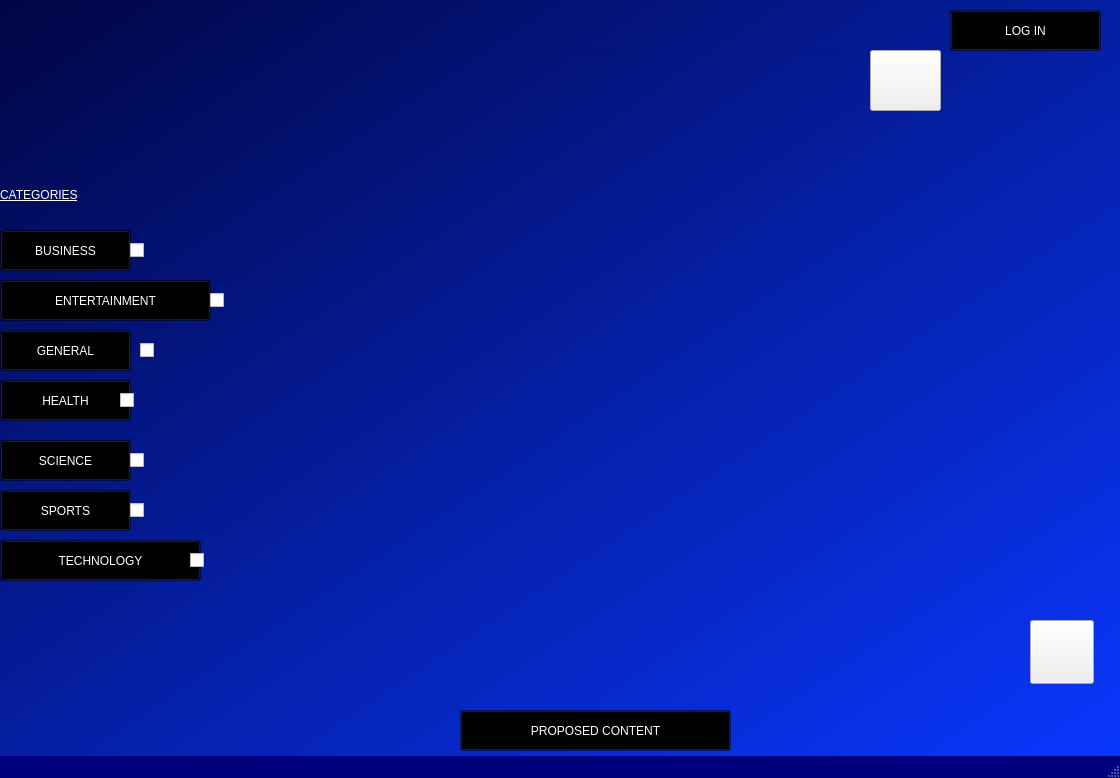
<?xml version="1.0" encoding="UTF-8"?>
<ui version="4.0">
 <class>MainWindow</class>
 <widget class="QMainWindow" name="MainWindow">
  <property name="geometry">
   <rect>
    <x>0</x>
    <y>0</y>
    <width>1120</width>
    <height>778</height>
   </rect>
  </property>
  <property name="windowTitle">
   <string>MainWindow</string>
  </property>
  <property name="styleSheet">
   <string notr="true">QWidget#statusbar{
background-color:rgb(0, 0, 127);color: rgb(255, 255, 255);}</string>
  </property>
  <widget class="QWidget" name="centralwidget">
   <property name="styleSheet">
    <string notr="true">QWidget#centralwidget{
background-color:qlineargradient(spread:pad, x1:0, y1:0, x2:1, y2:1, stop:0 rgba(0, 5, 68, 255), stop:1 rgba(10, 55, 255, 255));}</string>
   </property>
   <widget class="QLabel" name="label">
    <property name="geometry">
     <rect>
      <x>0</x>
      <y>160</y>
      <width>211</width>
      <height>71</height>
     </rect>
    </property>
    <property name="styleSheet">
     <string notr="true">color:rgb(255, 255, 255);
font: 87 18pt &quot;Arial&quot;;
 border-bottom: 5px solid black;</string>
    </property>
    <property name="text">
     <string>&lt;html&gt;&lt;head/&gt;&lt;body&gt;&lt;p&gt;&lt;span style=&quot; text-decoration: underline;&quot;&gt;CATEGORIES&lt;/span&gt;&lt;/p&gt;&lt;/body&gt;&lt;/html&gt;</string>
    </property>
   </widget>
   <widget class="QLineEdit" name="search_field">
    <property name="geometry">
     <rect>
      <x>250</x>
      <y>50</y>
      <width>621</width>
      <height>61</height>
     </rect>
    </property>
    <property name="styleSheet">
     <string notr="true">background-color: rgba(0,0,0,0);
color: rgb(255, 255, 255);
font: italic 18pt &quot;Arial&quot;;</string>
    </property>
    <property name="text">
     <string/>
    </property>
   </widget>
   <widget class="QPushButton" name="business">
    <property name="geometry">
     <rect>
      <x>0</x>
      <y>230</y>
      <width>131</width>
      <height>41</height>
     </rect>
    </property>
    <property name="styleSheet">
     <string notr="true">color:rgb(255, 255, 255);background-color: rgba(0,0,0,0);
font: italic 14pt &quot;Arial&quot;;</string>
    </property>
    <property name="text">
     <string>BUSINESS</string>
    </property>
   </widget>
   <widget class="QPushButton" name="entertainment">
    <property name="geometry">
     <rect>
      <x>0</x>
      <y>280</y>
      <width>211</width>
      <height>41</height>
     </rect>
    </property>
    <property name="styleSheet">
     <string notr="true">color:rgb(255, 255, 255);background-color: rgba(0,0,0,0);
font: italic 14pt &quot;Arial&quot;;</string>
    </property>
    <property name="text">
     <string>ENTERTAINMENT</string>
    </property>
   </widget>
   <widget class="QPushButton" name="general">
    <property name="geometry">
     <rect>
      <x>0</x>
      <y>330</y>
      <width>131</width>
      <height>41</height>
     </rect>
    </property>
    <property name="styleSheet">
     <string notr="true">color:rgb(255, 255, 255);background-color: rgba(0,0,0,0);
font: italic 14pt &quot;Arial&quot;;</string>
    </property>
    <property name="text">
     <string>GENERAL</string>
    </property>
   </widget>
   <widget class="QPushButton" name="health">
    <property name="geometry">
     <rect>
      <x>0</x>
      <y>380</y>
      <width>131</width>
      <height>41</height>
     </rect>
    </property>
    <property name="styleSheet">
     <string notr="true">color:rgb(255, 255, 255);background-color: rgba(0,0,0,0);
font: italic 14pt &quot;Arial&quot;;</string>
    </property>
    <property name="text">
     <string>HEALTH</string>
    </property>
   </widget>
   <widget class="QPushButton" name="science">
    <property name="geometry">
     <rect>
      <x>0</x>
      <y>440</y>
      <width>131</width>
      <height>41</height>
     </rect>
    </property>
    <property name="styleSheet">
     <string notr="true">color:rgb(255, 255, 255);background-color: rgba(0,0,0,0);
font: italic 14pt &quot;Arial&quot;;</string>
    </property>
    <property name="text">
     <string>SCIENCE</string>
    </property>
   </widget>
   <widget class="QPushButton" name="sports">
    <property name="geometry">
     <rect>
      <x>0</x>
      <y>490</y>
      <width>131</width>
      <height>41</height>
     </rect>
    </property>
    <property name="styleSheet">
     <string notr="true">color:rgb(255, 255, 255);background-color: rgba(0,0,0,0);
font: italic 14pt &quot;Arial&quot;;</string>
    </property>
    <property name="text">
     <string>SPORTS</string>
    </property>
   </widget>
   <widget class="QPushButton" name="technology">
    <property name="geometry">
     <rect>
      <x>0</x>
      <y>540</y>
      <width>201</width>
      <height>41</height>
     </rect>
    </property>
    <property name="styleSheet">
     <string notr="true">color:rgb(255, 255, 255);background-color: rgba(0,0,0,0);
font: italic 14pt &quot;Arial&quot;;</string>
    </property>
    <property name="text">
     <string>TECHNOLOGY</string>
    </property>
   </widget>
   <widget class="QLabel" name="logo">
    <property name="geometry">
     <rect>
      <x>40</x>
      <y>10</y>
      <width>161</width>
      <height>151</height>
     </rect>
    </property>
    <property name="text">
     <string>&lt;html&gt;&lt;head/&gt;&lt;body&gt;&lt;p&gt;&lt;img src=&quot;:/search/logo.png&quot;/&gt;&lt;/p&gt;&lt;/body&gt;&lt;/html&gt;</string>
    </property>
   </widget>
   <widget class="QPushButton" name="search_button">
    <property name="geometry">
     <rect>
      <x>870</x>
      <y>50</y>
      <width>71</width>
      <height>61</height>
     </rect>
    </property>
    <property name="styleSheet">
     <string notr="true"/>
    </property>
    <property name="text">
     <string/>
    </property>
   </widget>
   <widget class="QPushButton" name="proposed_content">
    <property name="geometry">
     <rect>
      <x>460</x>
      <y>710</y>
      <width>271</width>
      <height>41</height>
     </rect>
    </property>
    <property name="styleSheet">
     <string notr="true">color:rgb(255, 255, 255);background-color: rgba(0,0,0,0);
font: italic 14pt &quot;Arial&quot;;</string>
    </property>
    <property name="text">
     <string>PROPOSED CONTENT</string>
    </property>
   </widget>
   <widget class="QLabel" name="label_3">
    <property name="geometry">
     <rect>
      <x>420</x>
      <y>130</y>
      <width>391</width>
      <height>16</height>
     </rect>
    </property>
    <property name="styleSheet">
     <string notr="true">color: rgb(255, 255, 255);
font: 12pt &quot;Arial&quot;;</string>
    </property>
    <property name="text">
     <string/>
    </property>
   </widget>
   <widget class="QPushButton" name="login_button">
    <property name="geometry">
     <rect>
      <x>950</x>
      <y>10</y>
      <width>151</width>
      <height>41</height>
     </rect>
    </property>
    <property name="styleSheet">
     <string notr="true">color:rgb(255, 255, 255);background-color: rgba(0,0,0,0);
font: italic 14pt &quot;Arial&quot;;</string>
    </property>
    <property name="text">
     <string>LOG IN</string>
    </property>
   </widget>
   <widget class="QCheckBox" name="chBx_business">
    <property name="geometry">
     <rect>
      <x>130</x>
      <y>240</y>
      <width>16</width>
      <height>20</height>
     </rect>
    </property>
    <property name="text">
     <string/>
    </property>
   </widget>
   <widget class="QCheckBox" name="chBx_entertainment">
    <property name="geometry">
     <rect>
      <x>210</x>
      <y>290</y>
      <width>16</width>
      <height>20</height>
     </rect>
    </property>
    <property name="text">
     <string/>
    </property>
   </widget>
   <widget class="QCheckBox" name="chBx_general">
    <property name="geometry">
     <rect>
      <x>140</x>
      <y>340</y>
      <width>16</width>
      <height>20</height>
     </rect>
    </property>
    <property name="text">
     <string/>
    </property>
   </widget>
   <widget class="QCheckBox" name="chBx_health">
    <property name="geometry">
     <rect>
      <x>120</x>
      <y>390</y>
      <width>16</width>
      <height>20</height>
     </rect>
    </property>
    <property name="text">
     <string/>
    </property>
   </widget>
   <widget class="QCheckBox" name="chBx_science">
    <property name="geometry">
     <rect>
      <x>130</x>
      <y>450</y>
      <width>16</width>
      <height>20</height>
     </rect>
    </property>
    <property name="text">
     <string/>
    </property>
   </widget>
   <widget class="QCheckBox" name="chBx_sports">
    <property name="geometry">
     <rect>
      <x>130</x>
      <y>500</y>
      <width>16</width>
      <height>20</height>
     </rect>
    </property>
    <property name="text">
     <string/>
    </property>
   </widget>
   <widget class="QCheckBox" name="chBx_technology">
    <property name="geometry">
     <rect>
      <x>190</x>
      <y>550</y>
      <width>16</width>
      <height>20</height>
     </rect>
    </property>
    <property name="text">
     <string/>
    </property>
   </widget>
   <widget class="QListWidget" name="listWidget">
    <property name="geometry">
     <rect>
      <x>250</x>
      <y>180</y>
      <width>691</width>
      <height>541</height>
     </rect>
    </property>
    <property name="styleSheet">
     <string notr="true">color: rgb(255, 255, 255);background-color: rgba(0,0,0,0);
font: 12pt &quot;Arial&quot;;
margin-bottom: 12px;</string>
    </property>
   </widget>
   <widget class="QPushButton" name="load_button">
    <property name="geometry">
     <rect>
      <x>1030</x>
      <y>620</y>
      <width>64</width>
      <height>64</height>
     </rect>
    </property>
    <property name="text">
     <string/>
    </property>
   </widget>
  </widget>
  <widget class="QStatusBar" name="statusbar"/>
 </widget>
 <resources>
  <include location="search.qrc"/>
 </resources>
 <connections/>
</ui>
